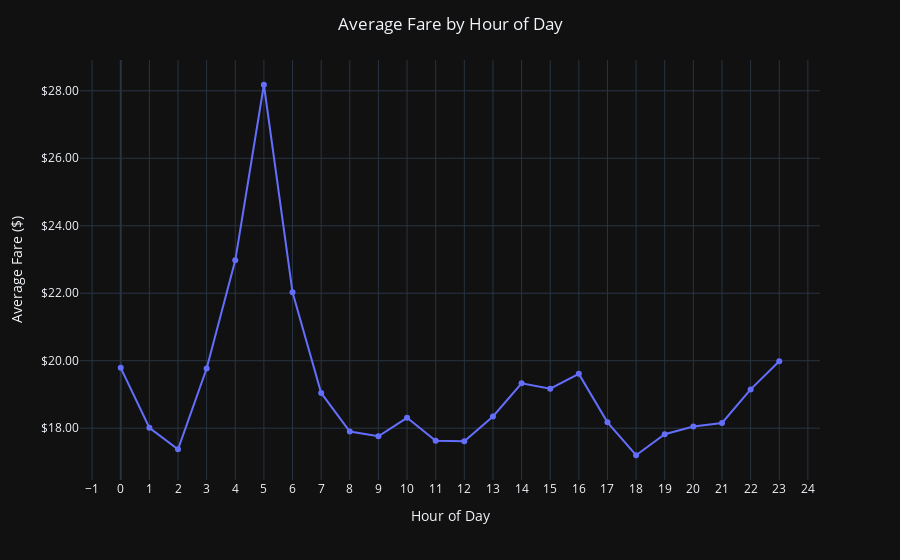

Source (notebook cell):
### Code cell
# Groups average fare amount by pickup hour
hourly_fare = (
    df.groupby("pickup_hour")["fare_amount"]
    .mean()
    .reset_index()
)

# Create Line chart for average fare by hour of day
fig2 = px.line(
    hourly_fare,
    x="pickup_hour",
    y="fare_amount",
    markers=True,
    labels={
        "pickup_hour": "Hour of Day",
        "fare_amount": "Average Fare ($)"
    }
)

# Formatting x and y axes
fig2.update_xaxes(
    tickmode="linear",
    tick0=0,
    dtick=1,
    title="Hour of Day"
)

fig2.update_yaxes(tickprefix="$", tickformat=".2f", title="Average Fare ($)")

fig2.update_layout(
    template="plotly_dark",
    title={"text": "Average Fare by Hour of Day", "x": 0.5}
)
fig2.show()

### Figure 1 — Plotly figure (JSON) as saved in the notebook; plotly's stock layout.template omitted (floating-point values rounded to 4 significant figures)
{"data": [{"hovertemplate": "Hour of Day=%{x}<br>Average Fare ($)=%{y}<extra></extra>", "legendgroup": "", "line": {"color": "#636efa", "dash": "solid"}, "marker": {"symbol": "circle"}, "mode": "lines+markers", "name": "", "orientation": "v", "showlegend": false, "type": "scatter", "x": [0, 1, 2, 3, 4, 5, 6, 7, 8, 9, 10, 11, 12, 13, 14, 15, 16, 17, 18, 19, 20, 21, 22, 23], "xaxis": "x", "y": [19.79, 18.01, 17.37, 19.77, 22.97, 28.18, 22.03, 19.04, 17.9, 17.76, 18.31, 17.63, 17.61, 18.35, 19.33, 19.17, 19.61, 18.17, 17.2, 17.82, 18.05, 18.15, 19.15, 19.98], "yaxis": "y"}], "layout": {"legend": {"tracegroupgap": 0}, "margin": {"t": 60}, "title": {"text": "Average Fare by Hour of Day", "x": 0.5}, "xaxis": {"anchor": "y", "domain": [0, 1], "dtick": 1, "tick0": 0, "tickmode": "linear", "title": {"text": "Hour of Day"}}, "yaxis": {"anchor": "x", "domain": [0, 1], "tickformat": ".2f", "tickprefix": "$", "title": {"text": "Average Fare ($)"}}}}
